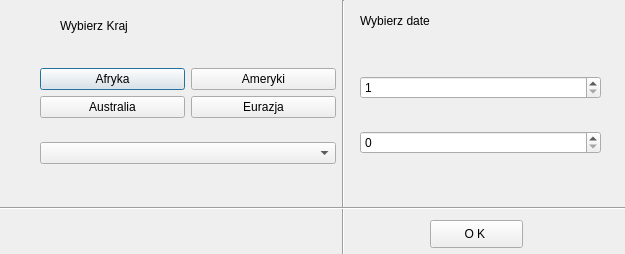
<?xml version="1.0" encoding="UTF-8"?>
<ui version="4.0">
 <class>startowe</class>
 <widget class="QDialog" name="startowe">
  <property name="geometry">
   <rect>
    <x>0</x>
    <y>0</y>
    <width>625</width>
    <height>254</height>
   </rect>
  </property>
  <property name="windowTitle">
   <string>Dialog</string>
  </property>
  <widget class="QWidget" name="layoutWidget">
   <property name="geometry">
    <rect>
     <x>40</x>
     <y>50</y>
     <width>296</width>
     <height>133</height>
    </rect>
   </property>
   <layout class="QHBoxLayout" name="horizontalLayout">
    <item>
     <layout class="QVBoxLayout" name="verticalLayout">
      <item>
       <layout class="QGridLayout" name="gridLayout">
        <item row="0" column="0">
         <widget class="QPushButton" name="butt1">
          <property name="text">
           <string>Afryka</string>
          </property>
         </widget>
        </item>
        <item row="1" column="0">
         <widget class="QPushButton" name="butt3">
          <property name="text">
           <string>Australia</string>
          </property>
         </widget>
        </item>
        <item row="0" column="1">
         <widget class="QPushButton" name="butt2">
          <property name="text">
           <string>Ameryki</string>
          </property>
         </widget>
        </item>
        <item row="1" column="1">
         <widget class="QPushButton" name="butt4">
          <property name="text">
           <string>Eurazja</string>
          </property>
         </widget>
        </item>
       </layout>
      </item>
      <item>
       <widget class="QComboBox" name="KrajeCombo"/>
      </item>
     </layout>
    </item>
   </layout>
  </widget>
  <widget class="Line" name="line">
   <property name="geometry">
    <rect>
     <x>333</x>
     <y>0</y>
     <width>20</width>
     <height>261</height>
    </rect>
   </property>
   <property name="orientation">
    <enum>Qt::Vertical</enum>
   </property>
  </widget>
  <widget class="Line" name="line_2">
   <property name="geometry">
    <rect>
     <x>0</x>
     <y>200</y>
     <width>631</width>
     <height>16</height>
    </rect>
   </property>
   <property name="orientation">
    <enum>Qt::Horizontal</enum>
   </property>
  </widget>
  <widget class="QLabel" name="label">
   <property name="geometry">
    <rect>
     <x>60</x>
     <y>10</y>
     <width>271</width>
     <height>31</height>
    </rect>
   </property>
   <property name="text">
    <string>Wybierz Kraj</string>
   </property>
  </widget>
  <widget class="QLabel" name="label_2">
   <property name="geometry">
    <rect>
     <x>360</x>
     <y>10</y>
     <width>301</width>
     <height>21</height>
    </rect>
   </property>
   <property name="text">
    <string>Wybierz date</string>
   </property>
  </widget>
  <widget class="QPushButton" name="try_2">
   <property name="geometry">
    <rect>
     <x>430</x>
     <y>220</y>
     <width>93</width>
     <height>28</height>
    </rect>
   </property>
   <property name="text">
    <string>O K </string>
   </property>
  </widget>
  <widget class="QWidget" name="">
   <property name="geometry">
    <rect>
     <x>360</x>
     <y>50</y>
     <width>241</width>
     <height>131</height>
    </rect>
   </property>
   <layout class="QVBoxLayout" name="verticalLayout_2">
    <item>
     <widget class="QSpinBox" name="spinBoxMiesiac">
      <property name="minimum">
       <number>1</number>
      </property>
      <property name="maximum">
       <number>12</number>
      </property>
     </widget>
    </item>
    <item>
     <widget class="QSpinBox" name="spinBoxRok">
      <property name="maximum">
       <number>2018</number>
      </property>
     </widget>
    </item>
   </layout>
  </widget>
 </widget>
 <resources/>
 <connections/>
</ui>
